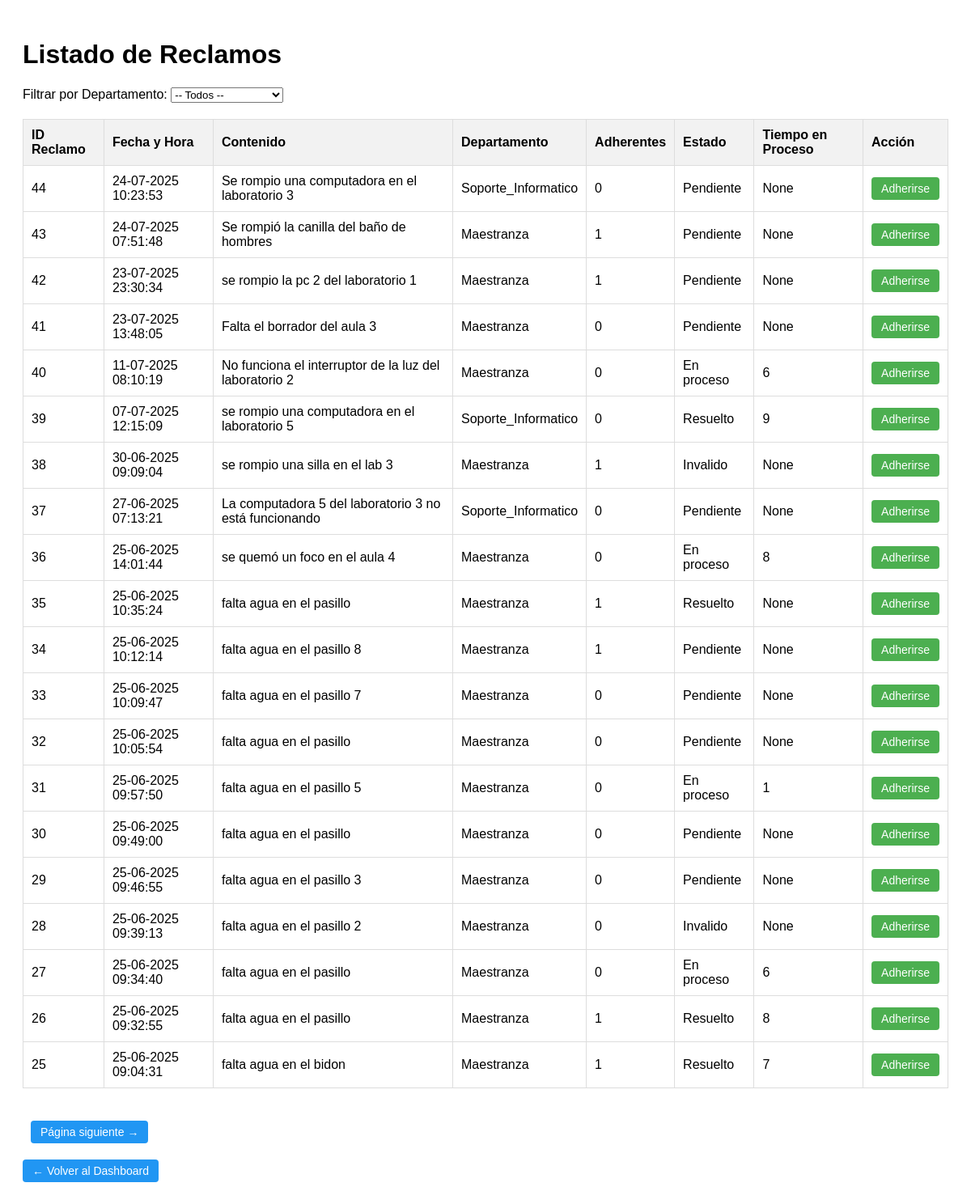
The page /listar_reclamos (signed in) on the database as committed earlier.
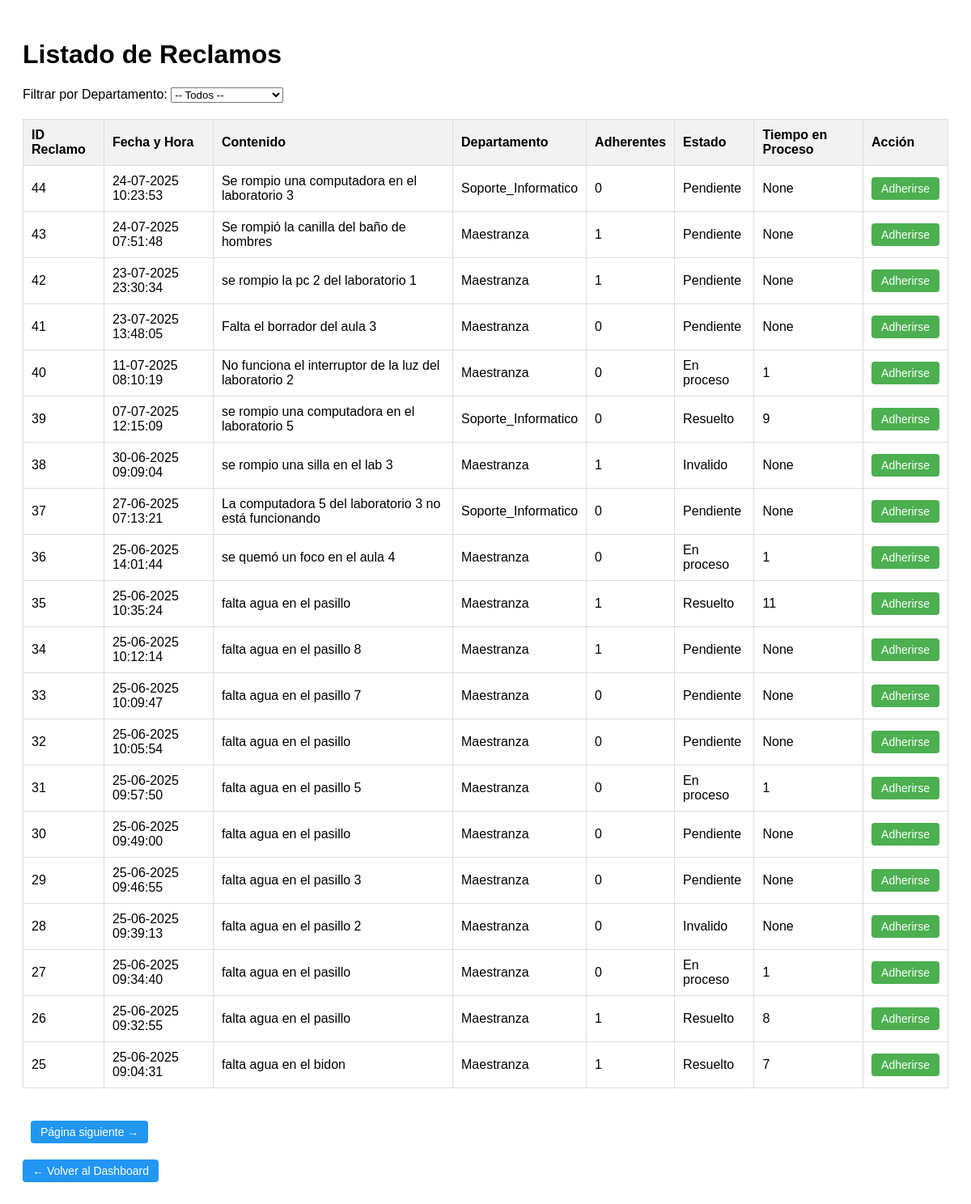
The same page on the database as committed later.
### modules/modelos.py (models this page shows)
class ModeloReclamo(Base):
    __tablename__ = 'reclamos'
    id_reclamo = Column(Integer(), primary_key=True)
    id_creador = Column(Integer(), nullable=False)
    estado = Column(String(20), nullable=False)
    contenido = Column(String(1000), nullable=False)
    r_imagen = Column(String(255))
    fecha_y_hora = Column(DateTime, nullable=False, default=func.now())
    departamento = Column(String(50))
    tiempo_en_proceso = Column(Integer())

### server.py (the view)
@app.route('/listar_reclamos')
def listar_reclamos():
    if 'id' not in session:
        flash('Debes iniciar sesión primero', 'warning')
        return redirect(url_for('inicio'))
    page = request.args.get('page', 1, type=int)
    per_page = 20
    departamento = request.args.get('departamento')
    try:
        reclamos, total = gestor_reclamos.listar_reclamos_paginados(page=page, per_page=per_page,departamento=departamento)
        return render_template("listar_reclamos.html", reclamos=reclamos, page=page, per_page=per_page, total=total)
    except Exception as e:
        flash(str(e), 'danger')
        return render_template("listar_reclamos.html", reclamos=[], page=1, per_page=per_page, total=0)

### modules/dominio.py (called while the page is built)
    @property
    def id_reclamo(self):
        return self.__id_reclamo

    @property
    def id_creador(self):
        return self.__id_creador

    @property
    def estado(self):
        return self.__estado

    @property
    def fecha_y_hora(self):
        return self.__fecha_y_hora

    @property
    def contenido(self):
        return self.__contenido

    @property
    def departamento(self):
        return self.__departamento

    @property
    def tiempo_en_proceso(self):
        return self.__tiempo_en_proceso

    @property
    def r_imagen(self):
        return self.__r_imagen

    @id_reclamo.setter
    def id_reclamo(self, id_reclamo):
        if id_reclamo != None:
            if not isinstance(id_reclamo, int):
                raise ValueError("El id del reclamo debe ser un número entero")
            self.__id_reclamo = id_reclamo
        else:
            self.__id_reclamo = None

    @estado.setter
    def estado(self, estado):
        estados_validos = ["Pendiente", "En proceso", "Resuelto", "Invalido"]
        if estado not in estados_validos:
            raise ValueError(f"Estado inválido. Debe ser uno de: {', '.join(estados_validos)}.")
        self.__estado = estado

### templates/listar_reclamos.html (shortened to what this page needs)
<!DOCTYPE html>
<html lang="es">
<head>
</head>
<body>
    <h1>Listado de Reclamos</h1>
    <form method="get" action="{{ url_for('listar_reclamos') }}">
        <label for="departamento">Filtrar por Departamento:</label>
        <select name="departamento" id="departamento" onchange="this.form.submit()">
            <option value="">-- Todos --</option>
        </select>
    </form>
    <table>
        <thead>
            <tr>
                <th>ID Reclamo</th>
                <th>Fecha y Hora</th>
                <th>Contenido</th>
                <th>Departamento</th>
                <th>Adherentes</th>
                <th>Estado</th>
                <th>Tiempo en Proceso</th>
                <th>Acción</th>
            </tr>
        </thead>
        <tbody>
            {% for reclamo in reclamos %}
            <tr>
                <td>{{ reclamo.id_reclamo }}</td>
                <td>{{ reclamo.fecha_y_hora }}</td>
                <td>{{ reclamo.contenido }}</td>
                <td>{{ reclamo.departamento }}</td>
                <td>{{ reclamo.n_adherentes }}</td>
                <td>{{ reclamo.estado }}</td>
                <td>{{ reclamo.tiempo_en_proceso }}</td>
                <td>
                    <form method="POST" action="{{ url_for('adherirse_a_reclamo', id_reclamo=reclamo.id_reclamo) }}">
                        <button type="submit" class="btn btn-adherirse">Adherirse</button>
                    </form>
                </td>
            </tr>
            {% endfor %}
        </tbody>
    </table>
    <div style="margin-top: 20px;">
        {% if total > page * per_page %}
            <a href="{{ url_for('listar_reclamos', page=page+1) }}" class="btn btn-volver" style="margin-left: 10px;">
            Página siguiente →
            </a>
        {% endif %}
    </div>
    <a href="{{ url_for('usuario_final_dashboard') }}" class="btn btn-volver">← Volver al Dashboard</a>
</body>
</html>

Rows that differ between the two databases and show on the page:
changed ModeloReclamo "No funciona el interruptor de la luz del laboratorio 2": tiempo_en_proceso "6" → "1"
changed ModeloReclamo "se quemó un foco en el aula 4": tiempo_en_proceso "8" → "1"
changed ModeloReclamo id 35: tiempo_en_proceso "None" → "11"
changed ModeloReclamo id 27: tiempo_en_proceso "6" → "1"
